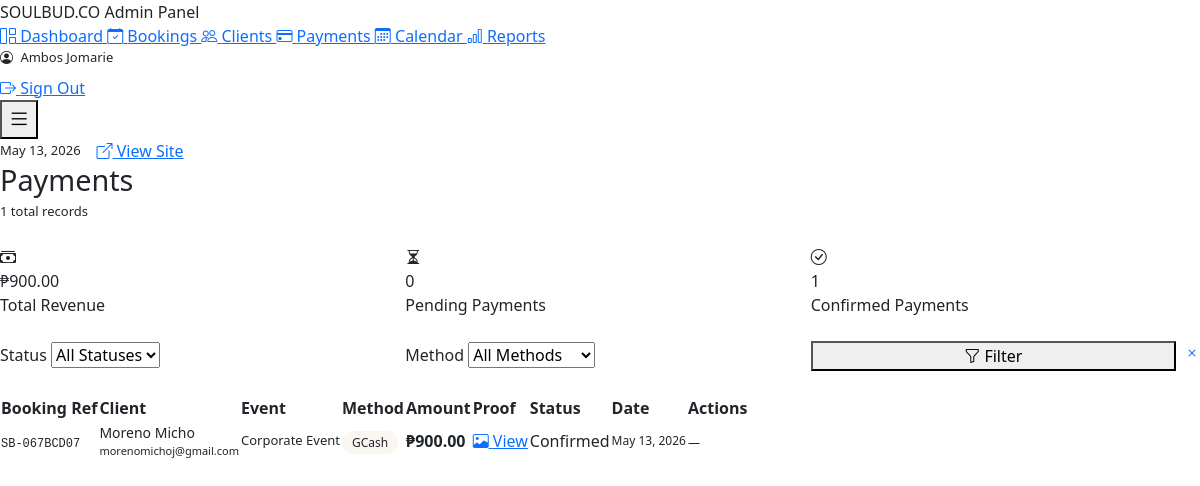
The app's page /admin/pages/payments.php (signed in) with its own data.
### tables this page shows
CREATE TABLE `payments` (
  `id` int(10) UNSIGNED NOT NULL,
  `booking_id` int(10) UNSIGNED NOT NULL,
  `payment_method` enum('GCash','Bank Transfer','Cash') NOT NULL,
  `amount` decimal(10,2) NOT NULL,
  `proof_filename` varchar(255) DEFAULT NULL,
  `status` enum('Pending','Confirmed','Rejected') DEFAULT 'Pending',
  `confirmed_at` datetime DEFAULT NULL,
  `created_at` timestamp NOT NULL DEFAULT current_timestamp()
);

CREATE TABLE `bookings` (
  `id` int(10) UNSIGNED NOT NULL,
  `booking_ref` varchar(20) NOT NULL,
  `client_id` int(10) UNSIGNED NOT NULL,
  `event_type` varchar(100) NOT NULL,
  `event_location` text NOT NULL,
  `preferred_date` date NOT NULL,
  `preferred_time` time NOT NULL,
  `service_type` enum('Photography','Videography','Both') NOT NULL,
  `additional_notes` text DEFAULT NULL,
  `status` enum('Waiting for Email Verification','Pending','Approved','Confirmed','Completed','Cancelled','Rejected','Rescheduled') NOT NULL DEFAULT 'Waiting for Email Verification',
  `admin_notes` text DEFAULT NULL,
  `rescheduled_date` date DEFAULT NULL,
  `rescheduled_time` time DEFAULT NULL,
  `created_at` timestamp NOT NULL DEFAULT current_timestamp(),
  `updated_at` timestamp NOT NULL DEFAULT current_timestamp() ON UPDATE current_timestamp()
);

CREATE TABLE `clients` (
  `id` int(10) UNSIGNED NOT NULL,
  `full_name` varchar(150) NOT NULL,
  `email` varchar(191) NOT NULL,
  `contact_number` varchar(30) NOT NULL,
  `created_at` timestamp NOT NULL DEFAULT current_timestamp()
);

### admin/includes/auth.php (called while the page is built, shortened)
<?php
function adminUser(): ?array {
    return $_SESSION['admin'] ?? null;
}

### admin/pages/payments.php (the view, shortened to what this page needs)
<?php
require_once __DIR__ . '/../includes/auth.php';
$adminPage = 'payments';
$pdo       = db();
$page    = max(1, (int)($_GET['page'] ?? 1));
$perPage = 20;
$offset  = ($page - 1) * $perPage;
$where  = '1=1';
$params = [];
$totalStmt = $pdo->prepare("
    SELECT COUNT(*) FROM payments p
    JOIN bookings b ON b.id = p.booking_id
    WHERE $where
");
$totalStmt->execute($params);
$total = (int)$totalStmt->fetchColumn();
$stmt = $pdo->prepare("
    SELECT p.*,
           b.booking_ref, b.event_type, b.preferred_date,
           c.full_name, c.email
    FROM payments p
    JOIN bookings b ON b.id = p.booking_id
    JOIN clients  c ON c.id = b.client_id
    WHERE $where
    ORDER BY p.created_at DESC
    LIMIT ? OFFSET ?
");
$stmt->execute([...$params, $perPage, $offset]);
$payments = $stmt->fetchAll();
$totalRevenue = $pdo->query("SELECT IFNULL(SUM(amount),0) FROM payments WHERE status='Confirmed'")->fetchColumn();
$totalPending = $pdo->query("SELECT COUNT(*) FROM payments WHERE status='Pending'")->fetchColumn();
$totalConfirmed = $pdo->query("SELECT COUNT(*) FROM payments WHERE status='Confirmed'")->fetchColumn();
require_once __DIR__ . '/../includes/header.php';
?>
<main class="sb-admin-main">
  <div class="d-flex justify-content-between align-items-center mb-4">
    <div>
      <h1 style="font-size:1.8rem;color:var(--gold);margin:0;">Payments</h1>
      <p style="color:var(--text-dim);font-size:13px;margin:4px 0 0;"><?= $total ?> total records</p>
    </div>
  </div>
  <div class="row g-3 mb-4">
    <div class="col-md-4">
      <div class="stat-card">
        <div class="stat-icon"><i class="bi bi-cash-stack"></i></div>
        <div>
          <div class="stat-value">₱<?= number_format($totalRevenue, 2) ?></div>
          <div class="stat-label">Total Revenue</div>
        </div>
      </div>
    </div>
    <div class="col-md-4">
      <div class="stat-card">
        <div class="stat-icon"><i class="bi bi-hourglass-split"></i></div>
        <div>
          <div class="stat-value"><?= $totalPending ?></div>
          <div class="stat-label">Pending Payments</div>
        </div>
      </div>
    </div>
    <div class="col-md-4">
      <div class="stat-card">
        <div class="stat-icon"><i class="bi bi-check-circle"></i></div>
        <div>
          <div class="stat-value"><?= $totalConfirmed ?></div>
          <div class="stat-label">Confirmed Payments</div>
        </div>
      </div>
    </div>
  </div>
  <div class="sb-card mb-4">
    <form method="GET" class="row g-3 align-items-end">
      <div class="col-md-4">
        <label class="subtitle mb-1">Status</label>
        <select name="status" class="sb-select">
          <option value="">All Statuses</option>
        </select>
      </div>
      <div class="col-md-4">
        <label class="subtitle mb-1">Method</label>
        <select name="method" class="sb-select">
          <option value="">All Methods</option>
        </select>
      </div>
      <div class="col-md-4 d-flex gap-2">
        <button type="submit" class="btn-gold" style="flex:1;justify-content:center;">
          <i class="bi bi-funnel"></i> Filter
        </button>
        <a href="<?= APP_URL ?>/admin/pages/payments.php" class="btn-outline"><i class="bi bi-x"></i></a>
      </div>
    </form>
  </div>
  <div class="sb-card">
    <div style="overflow-x:auto;">
      <table class="sb-table">
        <thead>
          <tr>
            <th>Booking Ref</th>
            <th>Client</th>
            <th>Event</th>
            <th>Method</th>
            <th>Amount</th>
            <th>Proof</th>
            <th>Status</th>
            <th>Date</th>
            <th>Actions</th>
          </tr>
        </thead>
        <tbody>
          <?php foreach ($payments as $p): ?>
            <tr>
              <td>
                <a href="<?= APP_URL ?>/admin/pages/booking_detail.php?ref=<?= urlencode($p['booking_ref']) ?>"
                  style="color:var(--gold);text-decoration:none;font-size:12px;font-family:monospace;">
                  <?= htmlspecialchars($p['booking_ref']) ?>
                </a>
              </td>
              <td>
                <div style="font-size:14px;"><?= htmlspecialchars($p['full_name']) ?></div>
                <div style="font-size:11px;color:var(--text-dim);"><?= htmlspecialchars($p['email']) ?></div>
              </td>
              <td style="font-size:13px;"><?= htmlspecialchars($p['event_type']) ?></td>
              <td>
                <span style="font-size:12px;padding:3px 10px;border-radius:20px;background:rgba(201,169,110,.1);color:var(--gold);">
                  <?= htmlspecialchars($p['payment_method']) ?>
                </span>
              </td>
              <td style="font-weight:600;color:var(--text);">₱<?= number_format($p['amount'], 2) ?></td>
              <td>
                <?php if ($p['proof_filename']): ?>
                  <a href="<?= APP_URL ?>/uploads/payments/<?= htmlspecialchars($p['proof_filename']) ?>"
                    target="_blank" class="btn-outline btn-sm">
                    <i class="bi bi-image"></i> View
                  </a>
                <?php else: ?>
                  <span style="color:var(--text-dim);font-size:12px;">—</span>
                <?php endif; ?>
              </td>
              <td>
                <?php
                $pc = ['Pending' => 'pending', 'Confirmed' => 'confirmed', 'Rejected' => 'rejected'];
                $badge = $pc[$p['status']] ?? 'pending';
                ?>
                <span class="badge-status badge-<?= $badge ?>"><?= $p['status'] ?></span>
              </td>
              <td style="font-size:12px;color:var(--text-dim);white-space:nowrap;">
                <?= date('M j, Y', strtotime($p['created_at'])) ?>
              </td>
              <td>
                <?php if ($p['status'] === 'Pending'): ?>
                  <div class="action-btns">
                    <form method="POST" style="display:inline;">
                      <input type="hidden" name="payment_id" value="<?= $p['id'] ?>">
                      <input type="hidden" name="action" value="confirm">
                      <button type="submit" class="btn-gold btn-sm"
                        onclick="return confirm('Confirm this payment?')">
                        <i class="bi bi-check-lg"></i>
                      </button>
                    </form>
                    <form method="POST" style="display:inline;">
                      <input type="hidden" name="payment_id" value="<?= $p['id'] ?>">
                      <input type="hidden" name="action" value="reject">
                      <button type="submit" class="btn-gold btn-danger btn-sm"
                        onclick="return confirm('Reject this payment?')">
                        <i class="bi bi-x-lg"></i>
                      </button>
                    </form>
                  </div>
                <?php else: ?>
                  <span style="color:var(--text-dim);font-size:12px;">—</span>
                <?php endif; ?>
              </td>
            </tr>
          <?php endforeach; ?>
        </tbody>
      </table>
    </div>
  </div>
</main>
</div>
</body>
</html>

### admin/includes/header.php (shortened to what this page needs)
<?php
$adminUser   = adminUser();
$adminPage   = $adminPage ?? '';
?>
<!DOCTYPE html>
<html lang="en">
<head>
  <link rel="stylesheet" href="https://cdn.jsdelivr.net/npm/bootstrap@5.3.3/dist/css/bootstrap.min.css">
  <link rel="stylesheet" href="https://cdn.jsdelivr.net/npm/bootstrap-icons@1.11.3/font/bootstrap-icons.css">
  <link rel="stylesheet" href="<?= APP_URL ?>/assets/css/soulbud.css">
  <link rel="stylesheet" href="<?= APP_URL ?>/assets/css/admin.css">
</head>
<body class="admin-body">
<aside class="sb-sidebar" id="adminSidebar">
  <div class="sb-sidebar-brand">
    <span class="brand-logo">SOULBUD.CO</span>
    <span class="brand-sub">Admin Panel</span>
  </div>
  <nav class="sb-sidebar-nav">
    <a href="<?= APP_URL ?>/admin/index.php"             class="<?= $adminPage==='dashboard' ?'active':'' ?>">
      <i class="bi bi-grid-1x2"></i> Dashboard
    </a>
    <a href="<?= APP_URL ?>/admin/pages/bookings.php"    class="<?= $adminPage==='bookings'  ?'active':'' ?>">
      <i class="bi bi-calendar-check"></i> Bookings
    </a>
    <a href="<?= APP_URL ?>/admin/pages/clients.php"     class="<?= $adminPage==='clients'   ?'active':'' ?>">
      <i class="bi bi-people"></i> Clients
    </a>
    <a href="<?= APP_URL ?>/admin/pages/payments.php"    class="<?= $adminPage==='payments'  ?'active':'' ?>">
      <i class="bi bi-credit-card"></i> Payments
    </a>
    <a href="<?= APP_URL ?>/admin/pages/calendar.php"    class="<?= $adminPage==='calendar'  ?'active':'' ?>">
      <i class="bi bi-calendar3"></i> Calendar
    </a>
    <a href="<?= APP_URL ?>/admin/pages/reports.php"     class="<?= $adminPage==='reports'   ?'active':'' ?>">
      <i class="bi bi-bar-chart"></i> Reports
    </a>
  </nav>
  <div class="sb-sidebar-footer">
    <div style="color:var(--text-muted);font-size:13px;margin-bottom:8px;">
      <i class="bi bi-person-circle me-1" style="color:var(--gold);"></i>
      <?= htmlspecialchars($adminUser['full_name'] ?? 'Admin') ?>
    </div>
    <a href="<?= APP_URL ?>/admin/logout.php" class="btn-outline btn-sm" style="width:100%;justify-content:center;">
      <i class="bi bi-box-arrow-right"></i> Sign Out
    </a>
  </div>
</aside>
<div class="sb-admin-content" id="adminContent">
  <div class="sb-topbar">
    <button class="sidebar-toggle" onclick="document.getElementById('adminSidebar').classList.toggle('collapsed')">
      <i class="bi bi-list" style="font-size:1.4rem;color:var(--text-muted);"></i>
    </button>
    <div style="display:flex;align-items:center;gap:16px;">
      <span style="color:var(--text-dim);font-size:13px;"><?= date('F j, Y') ?></span>
      <a href="<?= APP_URL ?>" target="_blank" class="btn-outline btn-sm">
        <i class="bi bi-box-arrow-up-right"></i> View Site
      </a>
    </div>
  </div>

### records on screen
payments: booking.booking_ref "SB-067BCD07", clients.full_name "Moreno Micho", clients.email "morenomichoj@gmail.com", booking.event_type "Corporate Event", payment_method "GCash", amount "900.00", status "Confirmed", created_at "May 13, 2026"

### other values on screen
$adminUser['full_name'] "Ambos Jomarie"
$total "1"
$totalRevenue "900.00"
$totalPending "0"
$totalConfirmed "1"
